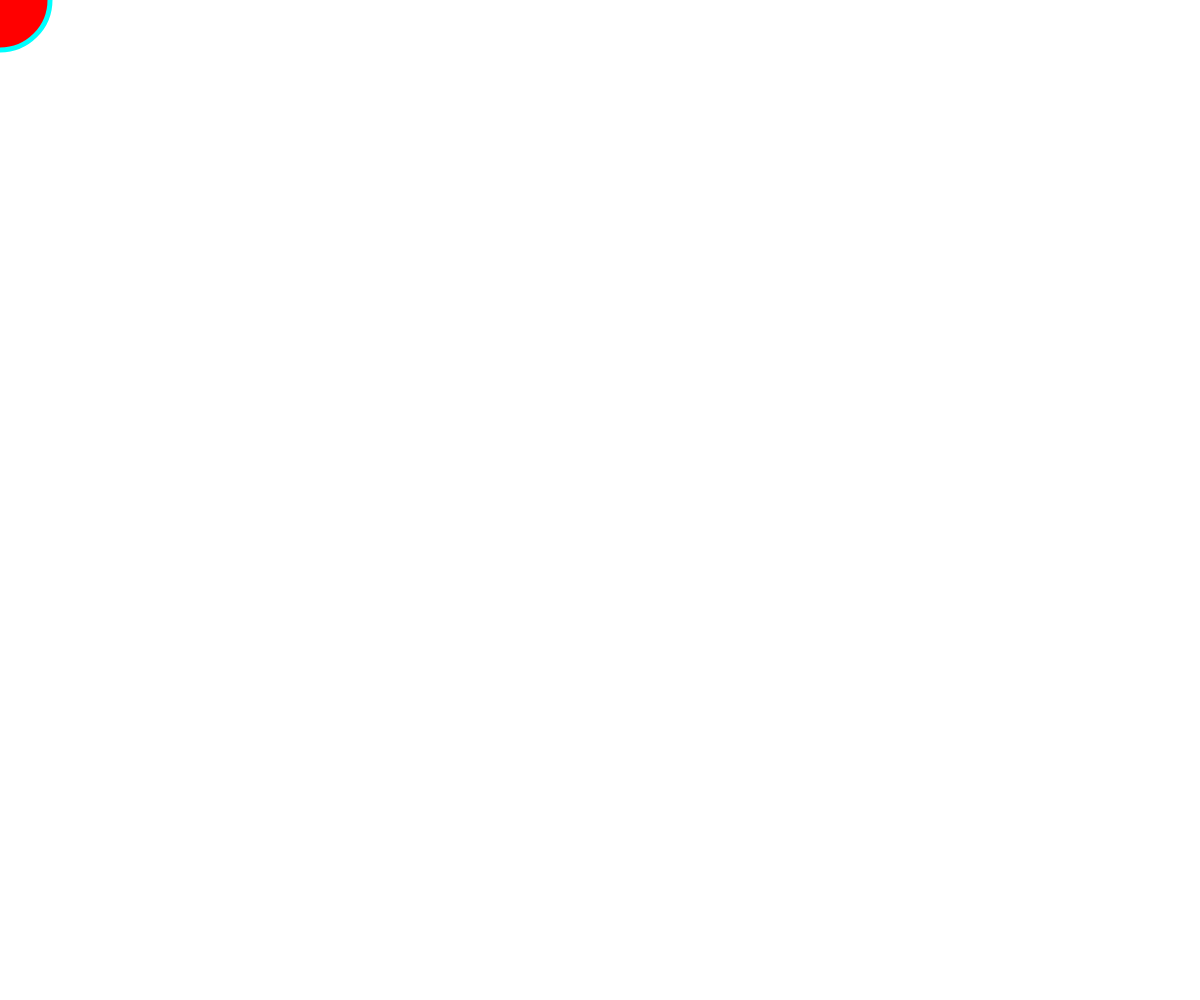
Frame 1 (no input)
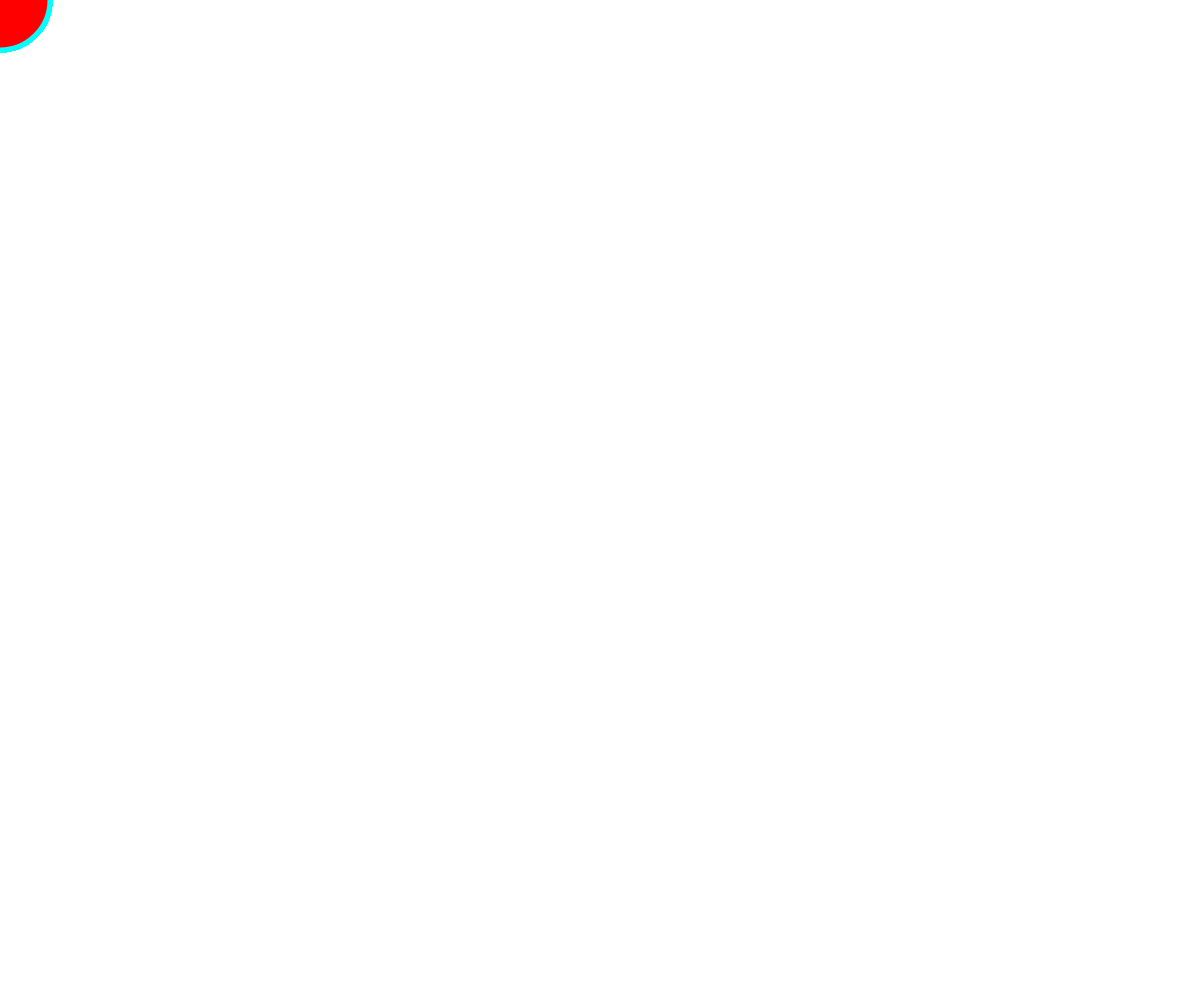
Frame 60 (no input)
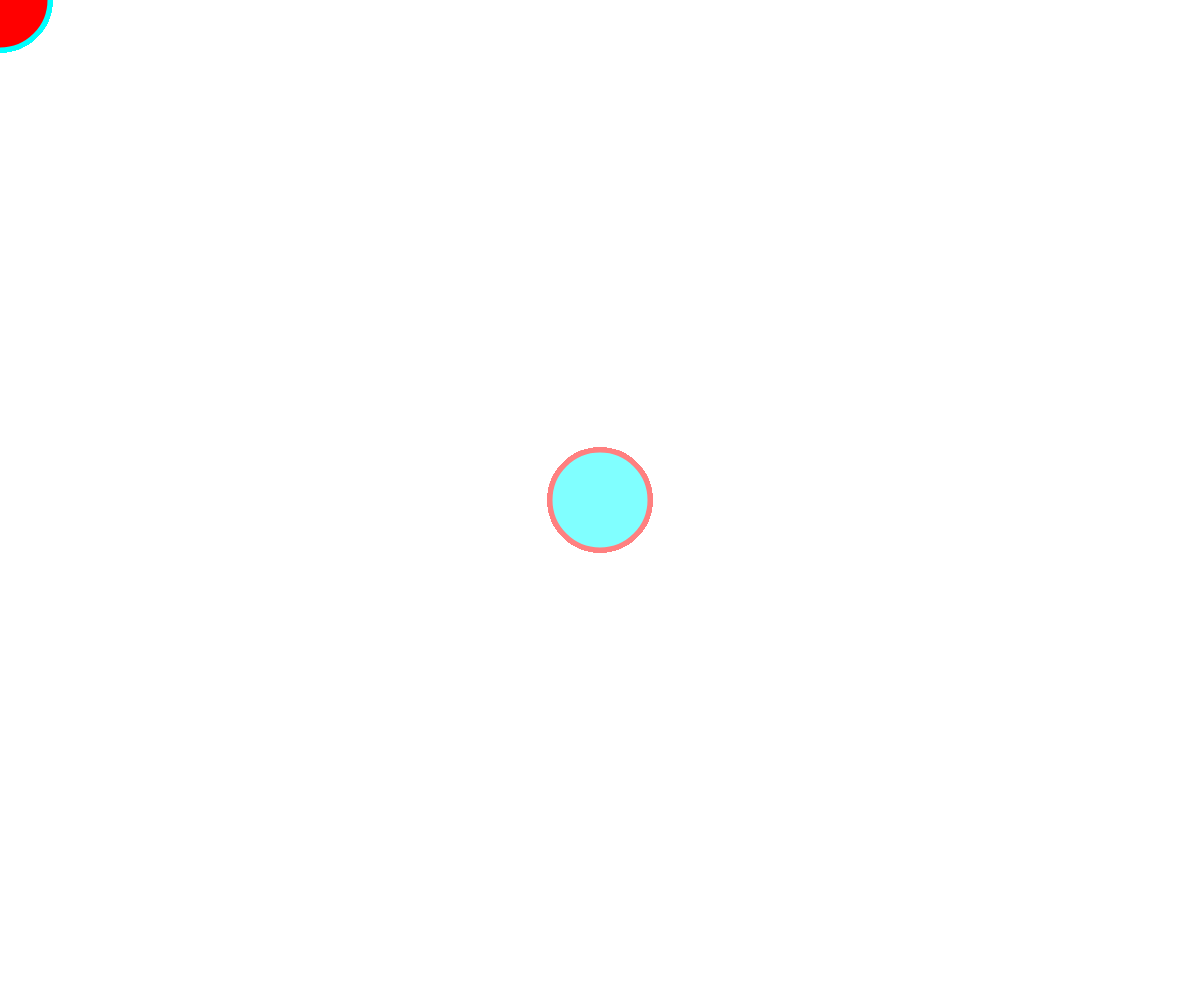
Frame 120 (the mouse pressed at the canvas centre since frame 60)

The p5.js sketch that drew these frames (run headless with seeded random() and noise() and a simulated clock; from frame 60 on, the mouse is pressed at the canvas centre):

// p5.js sketch
// ── sketch.js
function setup() {
  createCanvas(windowWidth, windowHeight);
  colorMode(HSB); // 設置顏色模式為 HSB
}

function draw() {
  // 根據滑鼠位置計算顏色
  let hue = map(mouseX, 0, width, 0, 360);
  let saturation = map(mouseY, 0, height, 100, 0);
  let brightness = 100;
  
  // 設置邊框顏色和粗細
  stroke((hue + 180) % 360, saturation, brightness);
  strokeWeight(5);
  
  // 設置填充顏色
  fill(hue, saturation, brightness);
  
  // 畫圓，直徑改為 100，直徑改為 100
  ellipse(mouseX, mouseY, 100, 100);
}
